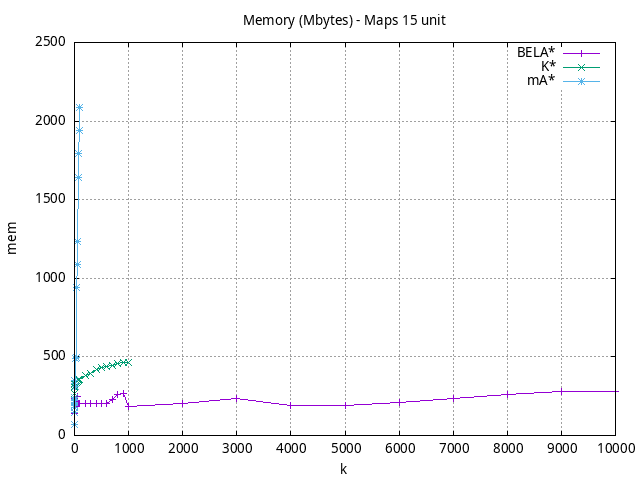

Write the gnuplot code that produced this figure.
#!/usr/bin/gnuplot
# -*- coding: utf-8 -*-
#
# results/maps/unit/15/random512-15.heuristic.unit.mem.gnuplot
#
# Started on 04/02/2024 21:34:26
# Author: Carlos Linares López
set grid
set xlabel "k"
set ylabel "mem"

set title "Memory (Mbytes) - Maps 15 unit"

set terminal png enhanced font "Ariel,10"
set output 'random512-15.heuristic.unit.mem.png'

plot "-" title "BELA$^*$"      with linesp, "-" title "K$^*$"      with linesp, "-" title "mA$^*$"      with linesp

	1 138.87
	5 239.0
	10 206.0
	50 248.0
	100 206.0
	500 206.0
	1000 185.64
	5000 192.72
	10000 279.33
end
	1 265.52
	5 325.0
	10 330.49
	50 341.47
	100 355.83
	500 433.61
	1000 467.07
end
	1 72.72
	5 191.84
	10 311.4
	50 1089.38
	100 2087.03
end
